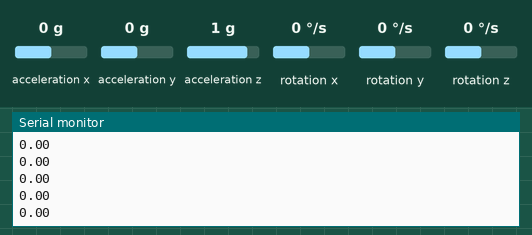
This sketch was run on a simulated Arduino Uno, built with avr-gcc and run on an emulated ATmega328P. Parts: the last lines printed to the serial monitor. Wiring (inferred from the names in the program): MPU-6050 motion sensor at I2C address 0x68. Inputs (shaded band) come from the test bench; at power-on: rotation x 0 °/s, rotation y 0 °/s, acceleration x 0 g, acceleration y 0 g, acceleration z 1 g, rotation z 0 °/s.

Above: at 10.7 s.
10.8 s: rotation x set to -192 °/s
At 11.4 s:
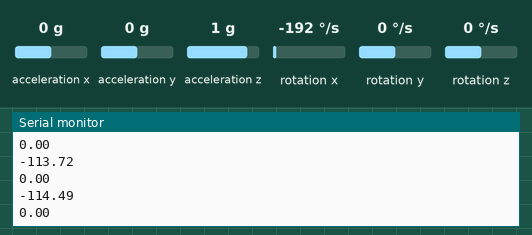
12.3 s: rotation y set to -100 °/s
At 12.9 s:
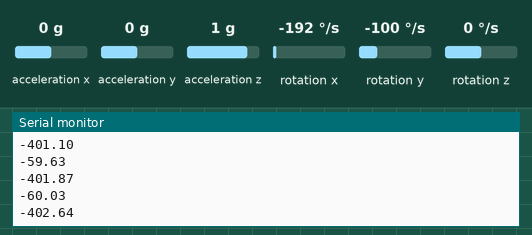
13.8 s: rotation x set to -100 °/s
At 14.4 s:
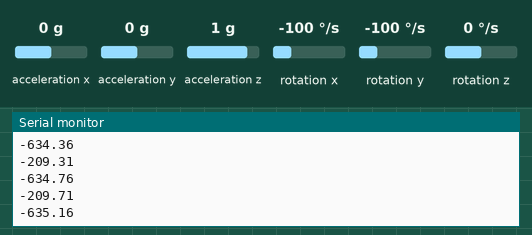
Timing chart, 0 to 14.5 s (numbered marks = the images above; inputs shaded):
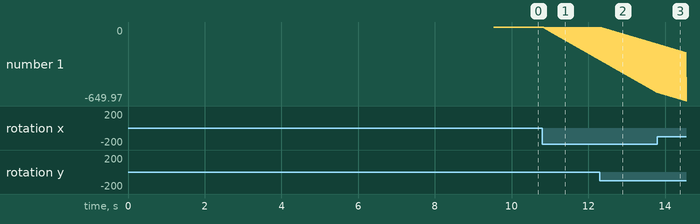

The sketch:

Drone_gyrotest_codeasdasdf.ino
```cpp
#include<Wire.h>
#include <Servo.h>
#include <SPI.h>
// look at variables and compare with mpu compare code


//test
int gyro_x, gyro_y, gyro_z;// has angles
long acc_x, acc_y, acc_z, acc_total_vector; // has angles
int temperature;
long gyro_x_cal, gyro_y_cal, gyro_z_cal; //offset
long Timer;// done
float angle_pitch, angle_roll;
boolean set_gyro_angles;
float angle_roll_acc, angle_pitch_acc;
float angle_pitch_output, angle_roll_output;

//

// gyro sensor
const int MPU_addr = 0x68; // I2C address of the MPU-6050
int AcX, AcY, AcZ, Tmp, GyX, GyY, GyZ;
long GyXOff, GyYOff, GyZOff;
int GyRoll, GyPitch, GyYaw;
int AccRoll, AccPitch, AccYaw;//
float Roll, Pitch, Yaw;// final output

long TotalAcc;

void setup() {
  Wire.begin();
  Serial.begin(57600);

  setup_mpu_6050_registers();
  OffSetGyro();

  Timer = micros();
}

void loop() {
  read_mpu_6050_data();

  GyroAngles();


//  YawTransfer();
  // do movement here
 // AccelAngles();

  //CorrGyDrift();
 // CompFilter();
  while(micros() - Timer < 4000);                                 //Wait until the Timer reaches 4000us (250Hz) before starting the next loop
  //do nothing unitl the time reaches 4000us for the required 250Hz frequen
  Timer = micros();

}


void read_mpu_6050_data() {
  Wire.beginTransmission(0x68);                                        //Start communicating with the MPU-6050
  Wire.write(0x3B);                                                    //Send the requested starting register
  Wire.endTransmission();                                              //End the transmission
  Wire.requestFrom(0x68, 14);                                          //Request 14 bytes from the MPU-6050
  while (Wire.available() < 14);                                       //Wait until all the bytes are received
  acc_x = Wire.read() << 8 | Wire.read();                              //Add the low and high byte to the acc_x variable
  acc_y = Wire.read() << 8 | Wire.read();                              //Add the low and high byte to the acc_y variable
  acc_z = Wire.read() << 8 | Wire.read();                              //Add the low and high byte to the acc_z variable
  temperature = Wire.read() << 8 | Wire.read();                        //Add the low and high byte to the temperature variable
  gyro_x = Wire.read() << 8 | Wire.read();                             //Add the low and high byte to the gyro_x variable
  gyro_y = Wire.read() << 8 | Wire.read();                             //Add the low and high byte to the gyro_y variable
  gyro_z = Wire.read() << 8 | Wire.read();                             //Add the low and high byte to the gyro_z variable
}

void OffSetGyro() {
  for (int cal_int = 0; cal_int < 2000 ; cal_int ++) {                 //Run this code 2000 times
    read_mpu_6050_data();                                              //Read the raw acc and gyro data from the MPU-6050
    gyro_x_cal += gyro_x;                                              //Add the gyro x-axis offset to the gyro_x_cal variable
    gyro_y_cal += gyro_y;                                              //Add the gyro y-axis offset to the gyro_y_cal variable
    gyro_z_cal += gyro_z;                                              //Add the gyro z-axis offset to the gyro_z_cal variable
    delay(3);                                                          //Delay 3us to simulate the 250Hz program loop
  }
  gyro_x_cal /= 2000;                                                  //Divide the gyro_x_cal variable by 2000 to get the avarage offset
  gyro_y_cal /= 2000;                                                  //Divide the gyro_y_cal variable by 2000 to get the avarage offset
  gyro_z_cal /= 2000;                                                  //Divide the gyro_z_cal variable by 2000 to get the avarage offset

}

void setup_mpu_6050_registers() {
  //Activate the MPU-6050
  Wire.beginTransmission(0x68);                                        //Start communicating with the MPU-6050
  Wire.write(0x6B);                                                    //Send the requested starting register
  Wire.write(0x00);                                                    //Set the requested starting register
  Wire.endTransmission();                                              //End the transmission
  //Configure the accelerometer (+/-8g)
  Wire.beginTransmission(0x68);                                        //Start communicating with the MPU-6050
  Wire.write(0x1C);                                                    //Send the requested starting register
  Wire.write(0x10);                                                    //Set the requested starting register
  Wire.endTransmission();                                              //End the transmission
  //Configure the gyro (500dps full scale)
  Wire.beginTransmission(0x68);                                        //Start communicating with the MPU-6050
  Wire.write(0x1B);                                                    //Send the requested starting register
  Wire.write(0x08);                                                    //Set the requested starting register
  Wire.endTransmission();                                              //End the transmission
}

void GyroAngles() {
   gyro_x -= gyro_x_cal;                                                //Subtract the offset calibration value from the raw gyro_x value
  gyro_y -= gyro_y_cal;                                                //Subtract the offset calibration value from the raw gyro_y value
  gyro_z -= gyro_z_cal;                                                //Subtract the offset calibration value from the raw gyro_z value

  //Gyro angle calculations
  //0.0000611 = 1 / (250Hz / 65.5)
  angle_pitch += gyro_x * 0.0000611;                                   //Calculate the traveled pitch angle and add this to the angle_pitch variable
  angle_roll += gyro_y * 0.0000611;                                    //Calculate the traveled roll angle and add this to the angle_roll variable

  Serial.println(angle_roll);
  Serial.println(angle_pitch);

}
```

Measured:
- after the input at 10.8 s, the serial monitor: prints a new line at once (image 1)
- plotted number 1: 0 → -287.38 after the input at 10.8 s
